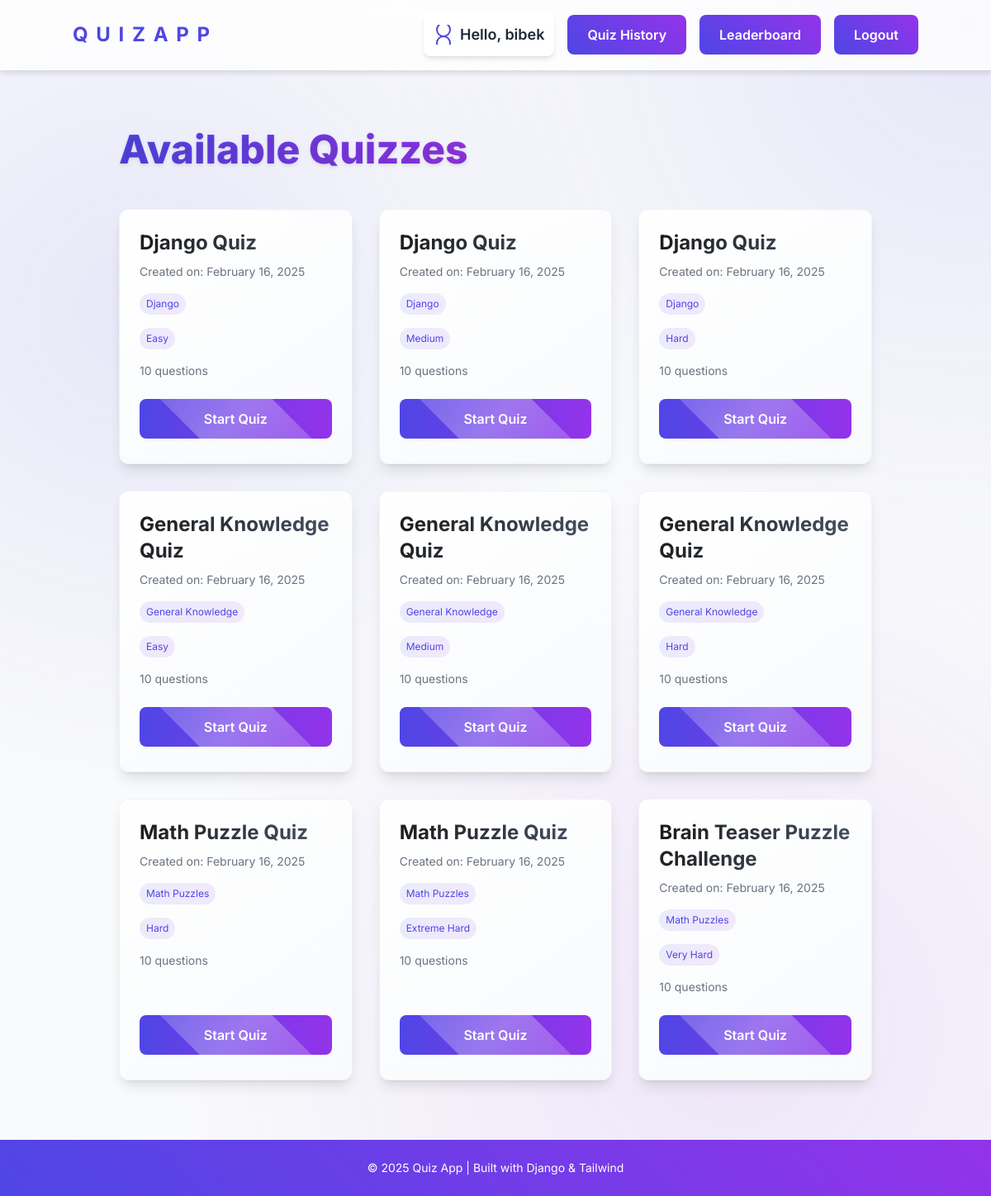
The app's page / (signed in) with its own data.
### quiz/models.py (models this page shows, shortened)
class Quiz(models.Model):
    title = models.CharField(max_length=200)
    category = models.ForeignKey(Category, on_delete=models.SET_NULL, null=True, related_name="quizzes")
    difficulty = models.ForeignKey(DifficultyLevel, on_delete=models.SET_NULL, null=True, related_name="quizzes")
    created_at = models.DateTimeField(auto_now_add=True)

class Category(models.Model):
    name = models.CharField(max_length=100, unique=True)

class DifficultyLevel(models.Model):
    level = models.CharField(max_length=50, unique=True)

### quiz/views.py (the view)
# urls.py: path("", views.quiz_list, name="quiz_list"),
def quiz_list(request):
    category_filter = request.GET.get('category')
    difficulty_filter = request.GET.get('difficulty')
    quizzes = Quiz.objects.all()
    if category_filter:
        quizzes = quizzes.filter(category__name=category_filter)
    if difficulty_filter:
        quizzes = quizzes.filter(difficulty__level=difficulty_filter)
    categories = Category.objects.all()
    difficulty_levels = DifficultyLevel.objects.all()
    context = {
        "quizzes": quizzes,
        "categories": categories,
        "difficulty_levels": difficulty_levels,
        "selected_category": category_filter,
        "selected_difficulty": difficulty_filter,
    }
    return render(request, "quiz/quiz_list.html", context)

### quiz/templates/quiz/quiz_list.html (shortened to what this page needs)
{% extends "layout.html" %}
{% block content %}
<div class="max-w-6xl mx-auto px-4 sm:px-6 lg:px-8 py-12">
    <h1 class="page-title text-5xl font-extrabold text-center mb-12">Available Quizzes</h1>
    {% if quizzes %}
        <div class="grid grid-cols-1 md:grid-cols-2 lg:grid-cols-3 gap-8">
            {% for quiz in quizzes %}
                <div class="quiz-card rounded-xl shadow-lg p-6">
                    <div class="card-content">
                        <div class="card-header">
                            <h2 class="text-2xl font-bold mb-2">{{ quiz.title }}</h2>
                            <div class="card-metadata">
                                <span>Created on: {{ quiz.created_at|date:"F d, Y" }}</span>
                            </div>
                        </div>
                        <div class="card-body">
                            {% if quiz.category %}
                                <div class="flex flex-wrap gap-2 mb-4">
                                    <span class="quiz-tag">{{ quiz.category.name }}</span>
                                </div>
                            {% endif %}
                            {% if quiz.difficulty %}
                                <div class="flex flex-wrap gap-2 mb-4">
                                    <span class="quiz-tag">{{ quiz.difficulty.level }}</span>
                                </div>
                            {% endif %}
                            {% if quiz.questions.count %}
                                <p class="text-sm text-gray-500 mt-3">
                                    <span>{{ quiz.questions.count }} questions</span>
                                </p>
                            {% endif %}
                        </div>
                        <div class="card-footer">
                            <a href="{% url 'take_quiz' quiz.id %}"
                               class="gradient-button inline-block text-white px-6 py-3 rounded-lg font-semibold transition-all">
                                Start Quiz
                            </a>
                        </div>
                    </div>
                </div>
            {% endfor %}
        </div>
    {% endif %}
</div>
{% endblock %}

### quiz/templates/layout.html (shortened to what this page needs)
{% load static tailwind_tags %}
<!DOCTYPE html>
<html lang="en">
<head>
    {% tailwind_css %}
</head>
<body class="min-h-screen flex flex-col">
    <div class="animated-bg"></div>
    <div class="floating-dots" id="floatingDots"></div>
    <nav class="glass-nav sticky top-0 z-50 py-4 px-6">
        <div class="container mx-auto flex justify-between items-center">
            <a href="/" class="logo-modern font-bold text-2xl">
                <span style="--i:1">Q</span>
                <span style="--i:2">u</span>
                <span style="--i:3">i</span>
                <span style="--i:4">z</span>
                <span style="--i:5">A</span>
                <span style="--i:6">p</span>
                <span style="--i:7">p</span>
            </a>
            <div class="flex items-center space-x-4">
                {% if user.is_authenticated %}
                    <div class="flex items-center bg-white shadow-md rounded-lg p-3">
                        <span class="text-lg font-semibold text-gray-800">Hello, {{ user.username }}</span>
                    </div>
                    <a href="{% url 'quiz_history' %}" class="btn-modern">Quiz History</a>
                    <a href="{% url 'leaderboard' %}" class="btn-modern">Leaderboard</a>
                    <form action="{% url 'logout' %}" method="POST" class="inline">
                        <button type="submit" class="btn-modern ">
                            Logout
                        </button>
                    </form>
                {% endif %}
            </div>
        </div>
    </nav>
    <main class="container mx-auto p-6 flex-grow z-10">
        {% block content %}{% endblock %}
    </main>
    <footer>
        <div class="container mx-auto">
            <p class="text-sm text-center">&copy; 2025 Quiz App | Built with Django & Tailwind</p>
        </div>
    </footer>
</body>
</html>

### quiz/templates/layout.html (style rules this page uses)
body { font-family: 'Inter', sans-serif; background-color: #f9fafb; color: #1e293b; }
:root { --gradient-start: #4f46e5; --gradient-end: #9333ea; --button-shadow: rgba(79, 70, 229, 0.4); --glass-bg: rgba(255, 255, 255, 0.8); }
.glass-nav { background: var(--glass-bg); backdrop-filter: blur(10px); -webkit-backdrop-filter: blur(10px); border-bottom: 1px solid rgba(255, 255, 255, 0.2); box-shadow: 0 4px 6px rgba(0, 0, 0, 0.1); }
.animated-bg { position: fixed; top: 0; left: 0; width: 100%; height: 100%; z-index: -1; overflow: hidden; }
.animated-bg::before { content: ''; position: absolute; top: -10%; left: -10%; width: 120%; height: 120%; background: radial-gradient(circle at 20% 30%, rgba(79, 70, 229, 0.1) 0%, transparent 35%), radial-gradient(circle at 70% 80%, rgba(147, 51, 234, 0.1) 0%, transparent 40%), radial-gradient(circle at 90% 10%, rgba(79, 70, 229, 0.1) 0%, transparent 35%); animation: bgMove 30s infinite alternate ease-in-out; }
.floating-dots { position: absolute; width: 100%; height: 100%; top: 0; left: 0; z-index: -1; overflow: hidden; }
.btn-modern { position: relative; isolation: isolate; overflow: hidden; transition: all 0.5s; background: linear-gradient(45deg, var(--gradient-start), var(--gradient-end)); color: white; border: none; padding: 0.75rem 1.5rem; border-radius: 0.5rem; font-weight: 600; text-align: center; }
.logo-modern { position: relative; display: inline-block; text-transform: uppercase; letter-spacing: 2px; color: var(--gradient-start); font-weight: 700; }
.logo-modern span { display: inline-block; animation: wavyText 2s infinite; animation-delay: calc(0.1s * var(--i)); }
main { animation: pageEnter 0.8s ease-out forwards; }
footer { position: relative; overflow: hidden; background: linear-gradient(45deg, var(--gradient-start), var(--gradient-end)); color: white; padding: 1.5rem; margin-top: auto; }

### records on screen
Quiz: created_at "February 16, 2025", category.name "Django", difficulty.level "Easy", questions.count "10"
Quiz: created_at "February 16, 2025", category.name "Django", difficulty.level "Medium", questions.count "10"
Quiz: created_at "February 16, 2025", category.name "Django", difficulty.level "Hard", questions.count "10"
Quiz: created_at "February 16, 2025", category.name "General Knowledge", difficulty.level "Easy", questions.count "10"
Quiz: created_at "February 16, 2025", category.name "General Knowledge", difficulty.level "Medium", questions.count "10"
Quiz: created_at "February 16, 2025", category.name "General Knowledge", difficulty.level "Hard", questions.count "10"
Quiz: created_at "February 16, 2025", category.name "Math Puzzles", difficulty.level "Hard", questions.count "10"
Quiz: created_at "February 16, 2025", category.name "Math Puzzles", difficulty.level "Extreme Hard", questions.count "10"
Quiz: created_at "February 16, 2025", category.name "Math Puzzles", difficulty.level "Very Hard", questions.count "10"

### other values on screen
{{ user.username }} "bibek"
